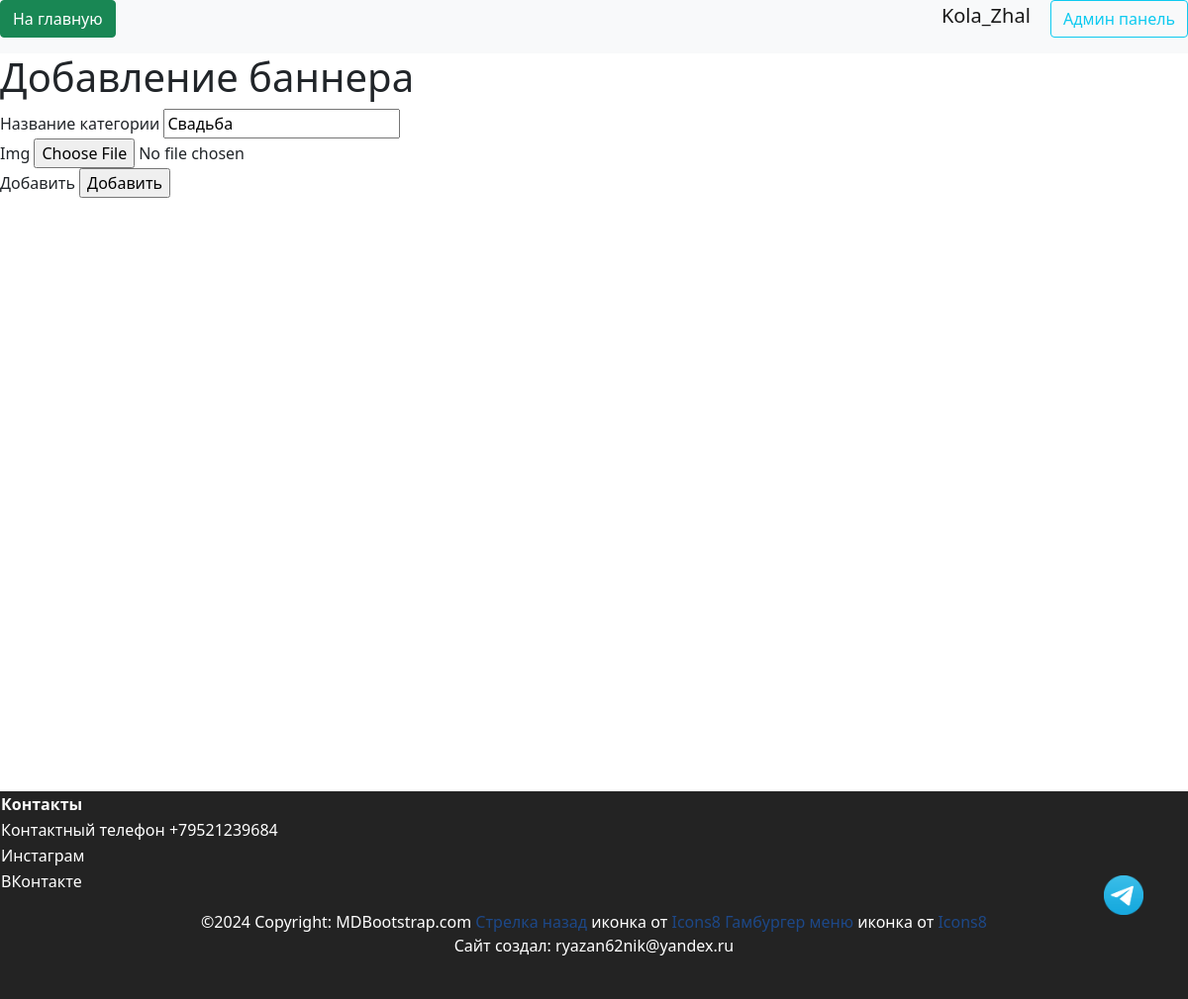
Before: /admin/edit-category/1 (signed in) with the older database file.
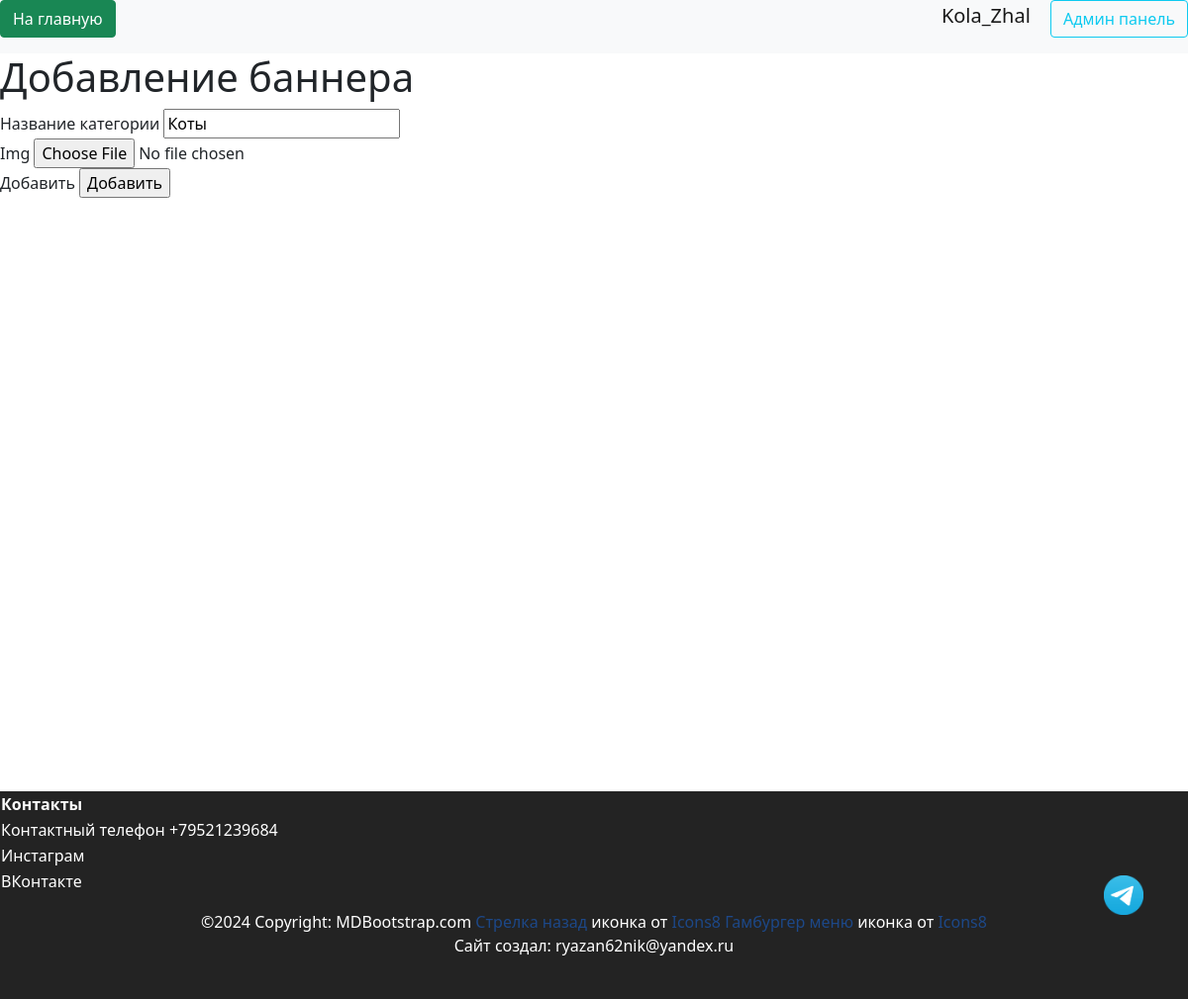
After: the same page with the newer database file.
### data/category.py (models this page shows, shortened)
class Category(SqlAlchemyBase):
    __tablename__ = 'category'
    id = sqlalchemy.Column(sqlalchemy.Integer, primary_key=True,
                           autoincrement=True)
    title = sqlalchemy.Column(sqlalchemy.String, nullable=True)
    img = sqlalchemy.Column(sqlalchemy.String, default='0_0_0_none.jpg')

### server.py (the view, shortened to what this page needs)
@app.route("/admin/edit-category/<int:category_id>", methods=["GET", "POST"])
@login_required
def edit_category(category_id):
    if not current_user.admin:
        return render_template("pages/no_rights.html")
    mypath = "./static/img/categories"
    onlyfiles = [f for f in listdir(mypath) if isfile(join(mypath, f))]
    all_imgs = list(
        filter(
            lambda x: (x.endswith(".jpg") or x.endswith(".png"))
            and x.split("_")[0] == str(category_id),
            onlyfiles,
        )
    )
    with db_session.create_session() as db_sess:
        products = db_sess.query(Products).all()
        products_data = []
        for product in products:
            products_data.append(
                (product.id, product.product_group.title + " " + product.color)
            )
        category = db_sess.query(Category).filter(Category.id == category_id).first()
        if not category:
            return "Такогой категории нет"
        form = CategoryForm()
        if request.method == "GET":
            if category:
                form.title.data = category.title
            else:
                abort(404)
        return render_template(
            "pages/admin_edit_category.html",
            title="Редактирование Категории",
            form=form,
        )

### forms/types.py
class CategoryForm(FlaskForm):
    title = StringField('Название категории', validators=[DataRequired()])
    img = FileField()
    submit = SubmitField('Добавить')

### data/db_session.py (called while the page is built)
def create_session() -> Session:
    global __factory
    return __factory()

### server.py (called while the page is built)
@login_manager.user_loader
def load_user(user_id):
    db_sess = db_session.create_session()
    return db_sess.query(User).filter(User.id == user_id).first()

### templates/pages/admin_edit_category.html (shortened to what this page needs)
{% extends "base.html" %}
{% block content %}
<h1>Добавление баннера</h1>
<form action="" method="post" enctype="multipart/form-data">
    {% for field in form if field.name not in ['csrf_token'] %}
    <div>
        {{ field.label() }}
        {{ field()}}
    </div>
    {% endfor %}
</form>
{% endblock %}

Changed rows visible on the page:
changed Category: title "Свадьба" → "Коты"
